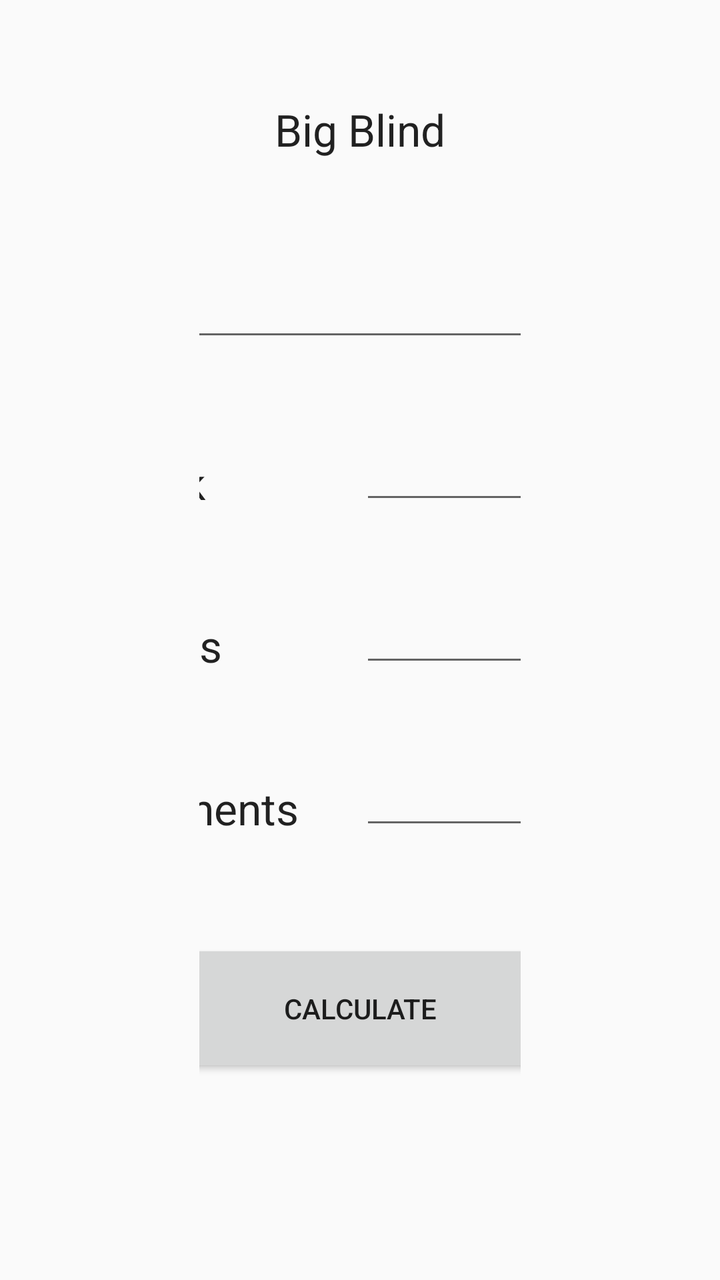
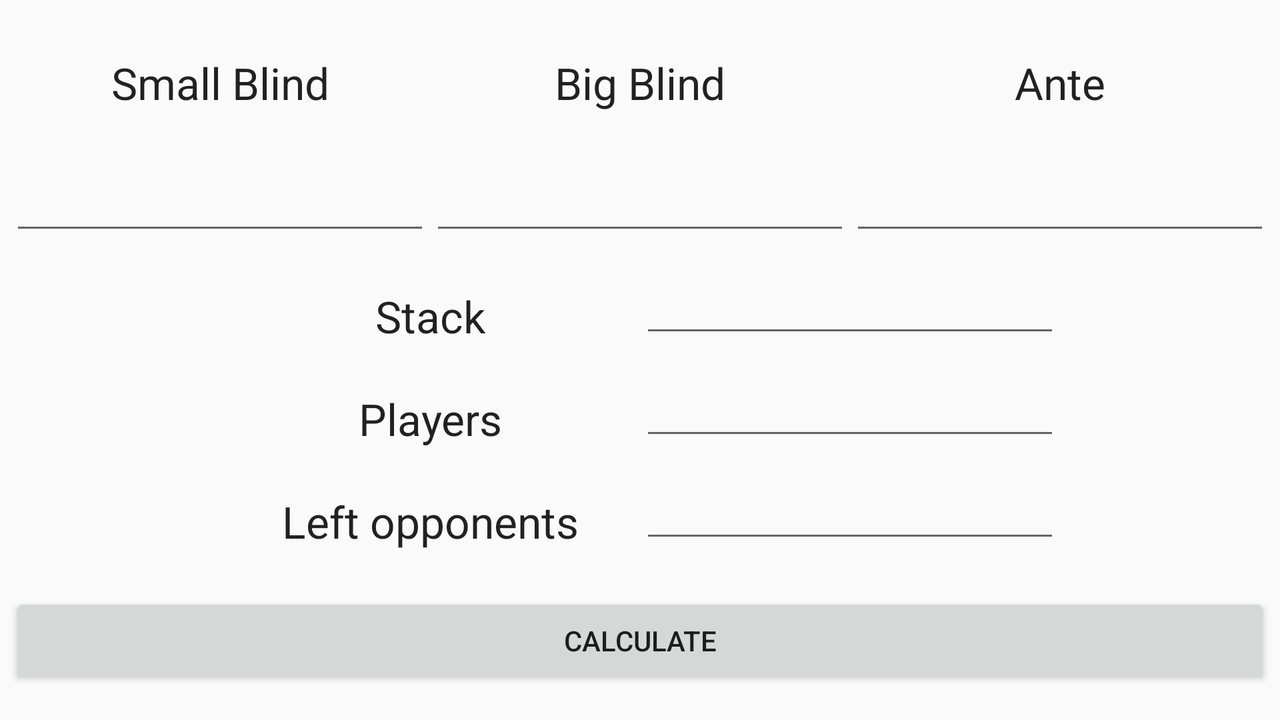

Compare how this app lays out the same screen by default and in its alternative resource folder. The renders come first, then the two layout files and the values they reference.
<!-- AndroidManifest.xml: application theme AppTheme -->
<!-- res/layout/activity_main.xml -->
<?xml version="1.0" encoding="utf-8"?>
<LinearLayout xmlns:android="http://schemas.android.com/apk/res/android"
    xmlns:tools="http://schemas.android.com/tools"
    android:orientation="vertical"
    android:layout_width="match_parent"
    android:layout_height="match_parent"
    android:paddingBottom="@dimen/activity_vertical_margin"
    android:paddingLeft="@dimen/activity_horizontal_margin"
    android:paddingRight="@dimen/activity_horizontal_margin"
    android:paddingTop="@dimen/activity_vertical_margin"
    tools:context=".controller.MainActivity">

    <TableLayout
        android:layout_width="match_parent"
        android:layout_height="match_parent"
        android:paddingBottom="100dp"
        android:paddingRight="100dp"
        android:paddingLeft="100dp"
        android:gravity="top">

        <TableRow
            android:layout_width="match_parent"
            android:layout_height="match_parent"
            android:gravity="center">

            <TextView
                android:layout_width="wrap_content"
                android:layout_height="wrap_content"
                android:textAppearance="?android:attr/textAppearanceLarge"
                android:id="@+id/txvSmallBlind"
                android:text="@string/small_blind"
                android:paddingTop="50dp"
                android:gravity="center" />

            <TextView
                android:layout_width="wrap_content"
                android:layout_height="wrap_content"
                android:textAppearance="?android:attr/textAppearanceLarge"
                android:text="@string/big_blind"
                android:id="@+id/txvBigBlind"
                android:paddingTop="50dp"
                android:gravity="center" />

            <TextView
                android:layout_width="wrap_content"
                android:layout_height="wrap_content"
                android:textAppearance="?android:attr/textAppearanceLarge"
                android:text="@string/ante"
                android:id="@+id/txvAnte"
                android:paddingTop="50dp"
                android:gravity="center" />
        </TableRow>

        <TableRow
            android:layout_width="match_parent"
            android:layout_height="match_parent"
            android:paddingTop="15dp"
            android:gravity="center">

            <EditText
                android:layout_width="wrap_content"
                android:layout_height="wrap_content"
                android:inputType="numberSigned"
                android:ems="10"
                android:id="@+id/edtSmallBlind"
                android:paddingTop="50dp"
                android:gravity="center" />

            <EditText
                android:layout_width="wrap_content"
                android:layout_height="wrap_content"
                android:inputType="numberSigned"
                android:ems="10"
                android:id="@+id/edtBigBlind"
                android:paddingTop="50dp"
                android:gravity="center" />

            <EditText
                android:layout_width="wrap_content"
                android:layout_height="wrap_content"
                android:inputType="numberSigned"
                android:ems="10"
                android:id="@+id/edtAnte"
                android:paddingTop="50dp"
                android:gravity="center" />

        </TableRow>

        <TableRow
            android:layout_width="match_parent"
            android:layout_height="match_parent"
            android:gravity="center">

            <TextView
                android:layout_width="wrap_content"
                android:layout_height="wrap_content"
                android:textAppearance="?android:attr/textAppearanceLarge"
                android:text="@string/stack"
                android:id="@+id/txvStack"
                android:paddingTop="50dp"
                android:gravity="center" />

            <EditText
                android:layout_width="wrap_content"
                android:layout_height="wrap_content"
                android:inputType="numberSigned"
                android:ems="10"
                android:id="@+id/edtStack"
                android:paddingTop="50dp"
                android:gravity="center" />
        </TableRow>
        <TableRow
            android:layout_width="match_parent"
            android:layout_height="match_parent"
            android:gravity="center">

            <TextView
                android:layout_width="wrap_content"
                android:layout_height="wrap_content"
                android:textAppearance="?android:attr/textAppearanceLarge"
                android:text="@string/players"
                android:id="@+id/txvPlayers"
                android:paddingTop="50dp"
                android:gravity="center" />

            <EditText
                android:layout_width="wrap_content"
                android:layout_height="wrap_content"
                android:inputType="numberSigned"
                android:ems="10"
                android:id="@+id/edtPlayers"
                android:paddingTop="50dp"
                android:gravity="center" />
        </TableRow>
        <TableRow
            android:layout_width="match_parent"
            android:layout_height="match_parent"
            android:gravity="center">

            <TextView
                android:layout_width="wrap_content"
                android:layout_height="wrap_content"
                android:textAppearance="?android:attr/textAppearanceLarge"
                android:text="@string/left_opponents"
                android:id="@+id/txvLeftOpponents"
                android:paddingTop="50dp"
                android:gravity="center" />

            <EditText
                android:layout_width="wrap_content"
                android:layout_height="wrap_content"
                android:inputType="numberSigned"
                android:ems="10"
                android:id="@+id/edtLeftOpponents"
                android:paddingTop="50dp"
                android:gravity="center" />
        </TableRow>

        <TableRow
            android:layout_width="match_parent"
            android:layout_height="match_parent"
            android:paddingTop="50dp"
            android:gravity="center">

            <Button
                android:layout_width="match_parent"
                android:layout_height="match_parent"
                android:text="@string/calculate"
                android:id="@+id/btnCalculate"
                android:padding="25dp"
                android:layout_span="3"
                android:paddingTop="50dp"
                android:gravity="center" />
        </TableRow>

    </TableLayout>


</LinearLayout>
<!-- resources referenced by this layout -->
<resources>
  <string name="ante">Ante</string>
  <string name="big_blind">Big Blind</string>
  <string name="calculate">Calculate</string>
  <string name="left_opponents">Left opponents</string>
  <string name="players">Players</string>
  <string name="small_blind">Small Blind</string>
  <string name="stack">Stack</string>
  <style name="AppTheme" parent="Theme.AppCompat.Light.DarkActionBar">
          
          <item name="colorPrimary">@color/colorPrimary</item>
          <item name="colorPrimaryDark">@color/colorPrimaryDark</item>
          <item name="colorAccent">@color/colorAccent</item>
      </style>
  <color name="colorPrimary">#01DF01</color>
  <color name="colorPrimaryDark">#610B0B</color>
  <color name="colorAccent">#58FA58</color>
</resources>
<!-- res/layout-land/activity_main.xml (the author's variant of the layout above) -->
<!-- drawn on the phone turned sideways -->
<?xml version="1.0" encoding="utf-8"?>
<RelativeLayout xmlns:android="http://schemas.android.com/apk/res/android"
    xmlns:tools="http://schemas.android.com/tools"
    android:layout_width="match_parent"
    android:layout_height="match_parent"
    tools:context=".controller.MainActivity"
    android:gravity="center">

    <ScrollView
        android:layout_width="wrap_content"
        android:layout_height="wrap_content"
        android:id="@+id/scrollView3"
        android:layout_alignParentLeft="true"
        android:layout_marginLeft="0dp"
        android:layout_alignParentTop="true"
        android:layout_marginTop="1dp">

        <TableLayout
            android:layout_width="match_parent"
            android:layout_height="match_parent"
            android:gravity="center">

            <TableRow
                android:layout_width="wrap_content"
                android:layout_height="wrap_content"
                android:gravity="center"
                android:layout_margin="5dp">

                <TextView
                    android:layout_width="wrap_content"
                    android:layout_height="wrap_content"
                    android:textAppearance="?android:attr/textAppearanceLarge"
                    android:id="@+id/txvSmallBlind"
                    android:text="@string/small_blind"
                    android:paddingTop="10dp"
                    android:gravity="center" />

                <TextView
                    android:layout_width="wrap_content"
                    android:layout_height="wrap_content"
                    android:textAppearance="?android:attr/textAppearanceLarge"
                    android:text="@string/big_blind"
                    android:id="@+id/txvBigBlind"
                    android:paddingTop="10dp"
                    android:gravity="center" />

                <TextView
                    android:layout_width="wrap_content"
                    android:layout_height="wrap_content"
                    android:textAppearance="?android:attr/textAppearanceLarge"
                    android:text="@string/ante"
                    android:id="@+id/txvAnte"
                    android:paddingTop="10dp"
                    android:gravity="center" />
            </TableRow>

            <TableRow
                android:layout_width="match_parent"
                android:layout_height="match_parent"
                android:paddingTop="10dp"
                android:gravity="center"
                android:layout_margin="5dp">

                <EditText
                    android:layout_width="wrap_content"
                    android:layout_height="wrap_content"
                    android:inputType="numberSigned"
                    android:ems="10"
                    android:id="@+id/edtSmallBlind"
                    android:paddingTop="15dp"
                    android:gravity="center" />

                <EditText
                    android:layout_width="wrap_content"
                    android:layout_height="wrap_content"
                    android:inputType="numberSigned"
                    android:ems="10"
                    android:id="@+id/edtBigBlind"
                    android:paddingTop="15dp"
                    android:gravity="center" />

                <EditText
                    android:layout_width="wrap_content"
                    android:layout_height="wrap_content"
                    android:inputType="numberSigned"
                    android:ems="10"
                    android:id="@+id/edtAnte"
                    android:paddingTop="15dp"
                    android:gravity="center" />

            </TableRow>

            <TableRow
                android:layout_width="match_parent"
                android:layout_height="match_parent"
                android:gravity="center"
                android:layout_margin="5dp">

                <TextView
                    android:layout_width="wrap_content"
                    android:layout_height="wrap_content"
                    android:textAppearance="?android:attr/textAppearanceLarge"
                    android:text="@string/stack"
                    android:id="@+id/txvStack"
                    android:paddingTop="10dp"
                    android:gravity="center" />

                <EditText
                    android:layout_width="wrap_content"
                    android:layout_height="wrap_content"
                    android:inputType="numberSigned"
                    android:ems="10"
                    android:id="@+id/edtStack"
                    android:paddingTop="10dp"
                    android:gravity="center" />
            </TableRow>

            <TableRow
                android:layout_width="match_parent"
                android:layout_height="match_parent"
                android:gravity="center"
                android:layout_margin="5dp">

                <TextView
                    android:layout_width="wrap_content"
                    android:layout_height="wrap_content"
                    android:textAppearance="?android:attr/textAppearanceLarge"
                    android:text="@string/players"
                    android:id="@+id/txvPlayers"
                    android:paddingTop="10dp"
                    android:gravity="center" />

                <EditText
                    android:layout_width="wrap_content"
                    android:layout_height="wrap_content"
                    android:inputType="numberSigned"
                    android:ems="10"
                    android:id="@+id/edtPlayers"
                    android:paddingTop="10dp"
                    android:gravity="center" />
            </TableRow>

            <TableRow
                android:layout_width="match_parent"
                android:layout_height="match_parent"
                android:gravity="center"
                android:layout_margin="5dp">

                <TextView
                    android:layout_width="wrap_content"
                    android:layout_height="wrap_content"
                    android:textAppearance="?android:attr/textAppearanceLarge"
                    android:text="@string/left_opponents"
                    android:id="@+id/txvLeftOpponents"
                    android:paddingTop="10dp"
                    android:gravity="center" />

                <EditText
                    android:layout_width="wrap_content"
                    android:layout_height="wrap_content"
                    android:inputType="numberSigned"
                    android:ems="10"
                    android:id="@+id/edtLeftOpponents"
                    android:paddingTop="10dp"
                    android:gravity="center" />
            </TableRow>

            <TableRow
                android:layout_width="match_parent"
                android:layout_height="match_parent"
                android:paddingTop="10dp"
                android:gravity="center"
                android:layout_margin="5dp">

                <Button
                    android:layout_width="match_parent"
                    android:layout_height="match_parent"
                    android:text="@string/calculate"
                    android:id="@+id/btnCalculate"
                    android:layout_span="3" />
            </TableRow>
        </TableLayout>
    </ScrollView>


</RelativeLayout>
